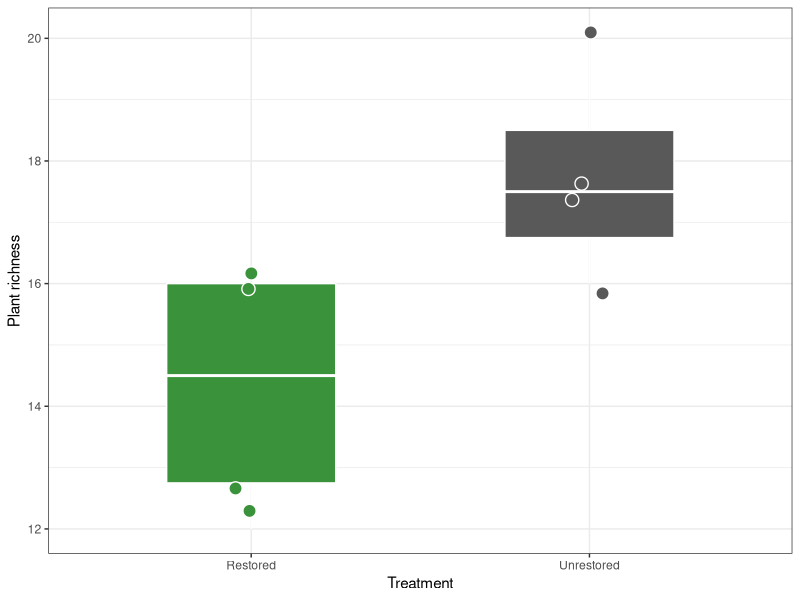
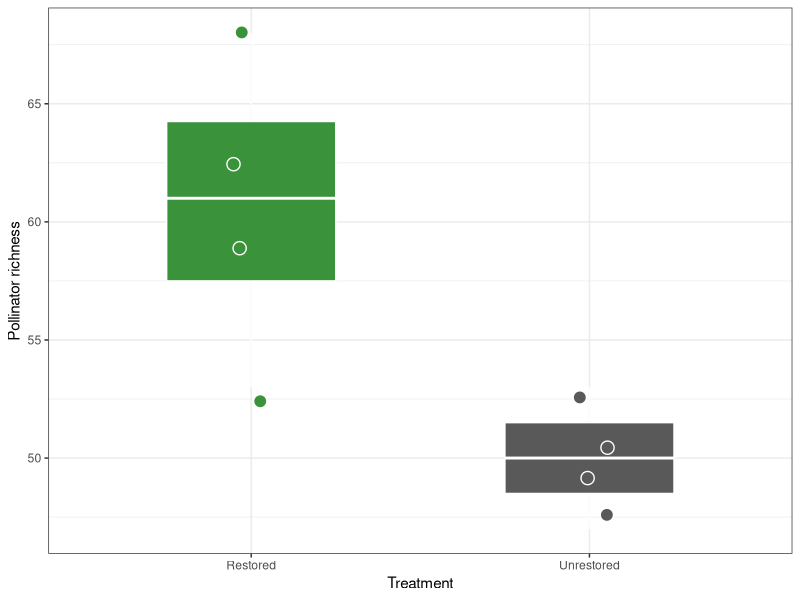

Generate these figures, in order, with R:
############################################################
# Summer School: Network Analysis in R
# Case Study 2: Plant-pollinator networks
# 4. Comparison of species richness between treatments
############################################################


# ==========================================================
# 1. Load libraries
# ==========================================================

library(readr)    # Read CSV files
library(dplyr)    # Data manipulation
library(ggplot2)  # Data visualisation


# ==========================================================
# 2. Load data
# ==========================================================

networks_long = read_csv2(
  "Data/Processed/visitation.networks.long.csv")


# ==========================================================
# 3. Calculate species richness
# ==========================================================

# Pool all months and calculate total plant and pollinator
# richness for each site
site_richness = networks_long %>%
  group_by(
    site,
    treatment) %>%
  summarise(
    plant_richness = n_distinct(plant_id),
    pollinator_richness = n_distinct(pollinator_species),
    .groups = "drop")

site_richness


# ==========================================================
# 4. Compare plant richness between treatments
# ==========================================================

treatment_colours = c(
  "Restored" = "#3A923A",
  "Unrestored" = "#595959"
)


# Plot plant richness
plot_plant_richness = ggplot(
  site_richness,
  aes(
    x = treatment,
    y = plant_richness)) +
  geom_boxplot(
    aes(fill = treatment),
    width = 0.5,
    colour = "white",
    outlier.shape = NA,
    alpha = 1) +
  geom_jitter(
    aes(fill = treatment),
    shape = 21,
    colour = "white",
    stroke = 0.7,
    width = 0.08,
    size = 4,
    alpha = 1) +
  scale_fill_manual(
    values = treatment_colours) +
  labs(
    x = "Treatment",
    y = "Plant richness") +
  theme_bw() +
  theme(
    legend.position = "none")

plot_plant_richness


# Test differences in plant richness
plant_richness_model = lm(
  plant_richness ~ treatment,
  data = site_richness)

summary(plant_richness_model)

anova(plant_richness_model)


# ==========================================================
# 5. Compare pollinator richness between treatments
# ==========================================================

# Plot pollinator richness
plot_pollinator_richness = ggplot(
  site_richness,
  aes(
    x = treatment,
    y = pollinator_richness)) +
  geom_boxplot(
    aes(fill = treatment),
    width = 0.5,
    colour = "white",
    outlier.shape = NA,
    alpha = 1) +
  geom_jitter(
    aes(fill = treatment),
    shape = 21,
    colour = "white",
    stroke = 0.7,
    width = 0.08,
    size = 4,
    alpha = 1) +
  scale_fill_manual(
    values = treatment_colours) +
  labs(
    x = "Treatment",
    y = "Pollinator richness") +
  theme_bw() +
  theme(
    legend.position = "none")

plot_pollinator_richness


# Test differences in pollinator richness
pollinator_richness_model = lm(
  pollinator_richness ~ treatment,
  data = site_richness)

summary(pollinator_richness_model)

anova(pollinator_richness_model)
